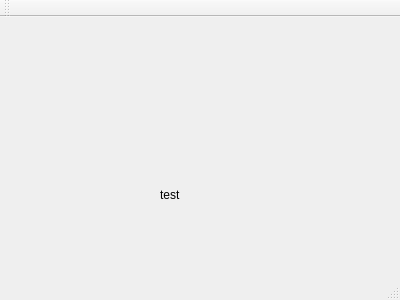
<?xml version="1.0" encoding="UTF-8"?>
<ui version="4.0">
 <class>ImageLoader</class>
 <widget class="QMainWindow" name="ImageLoader">
  <property name="geometry">
   <rect>
    <x>0</x>
    <y>0</y>
    <width>400</width>
    <height>300</height>
   </rect>
  </property>
  <property name="windowTitle">
   <string>ImageLoader</string>
  </property>
  <widget class="QWidget" name="centralWidget">
   <widget class="QLabel" name="label">
    <property name="geometry">
     <rect>
      <x>160</x>
      <y>170</y>
      <width>59</width>
      <height>16</height>
     </rect>
    </property>
    <property name="text">
     <string>test</string>
    </property>
   </widget>
  </widget>
  <widget class="QMenuBar" name="menuBar">
   <property name="geometry">
    <rect>
     <x>0</x>
     <y>0</y>
     <width>400</width>
     <height>22</height>
    </rect>
   </property>
  </widget>
  <widget class="QToolBar" name="mainToolBar">
   <attribute name="toolBarArea">
    <enum>TopToolBarArea</enum>
   </attribute>
   <attribute name="toolBarBreak">
    <bool>false</bool>
   </attribute>
  </widget>
  <widget class="QStatusBar" name="statusBar"/>
 </widget>
 <layoutdefault spacing="6" margin="11"/>
 <resources/>
 <connections/>
</ui>
